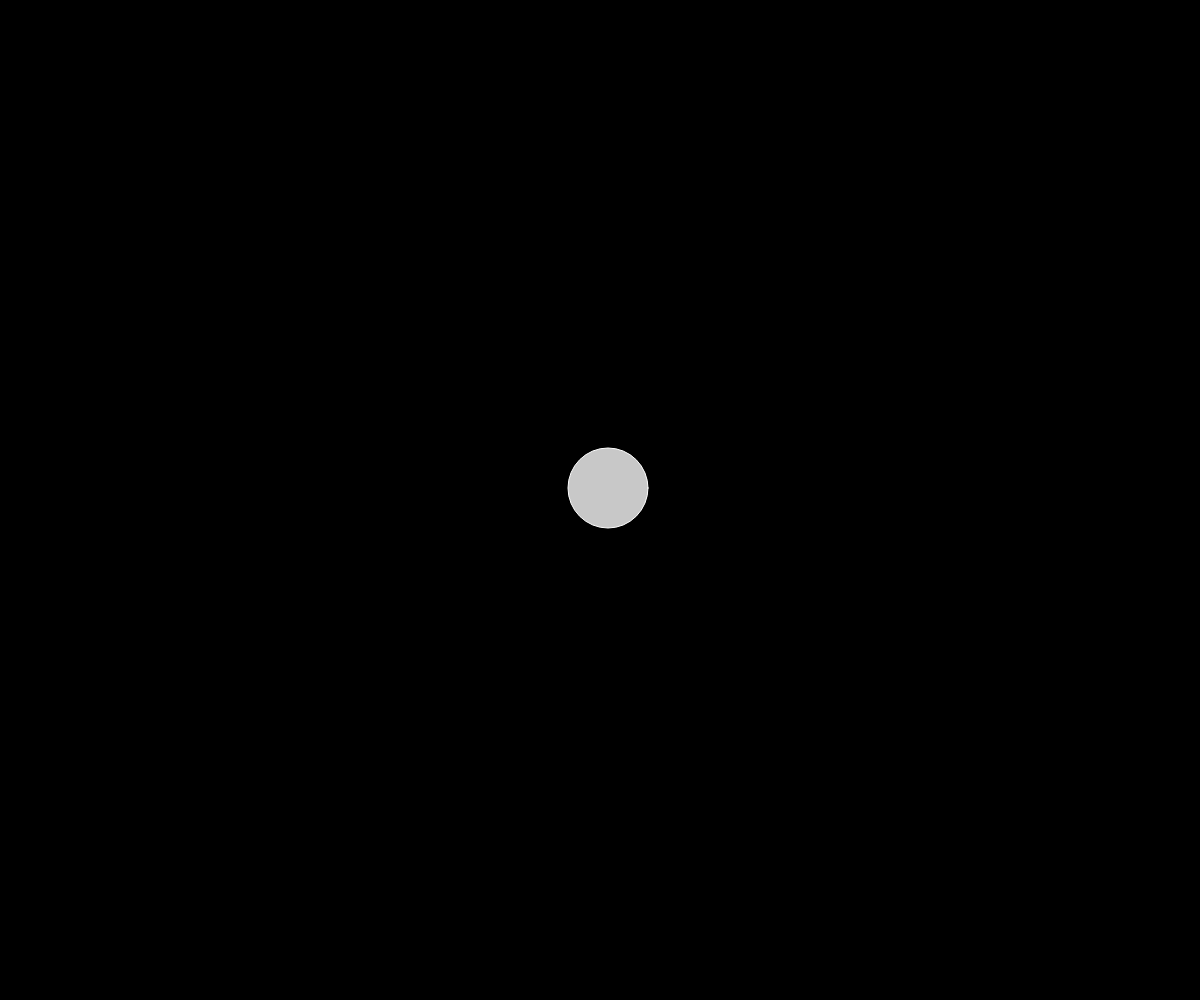
Frame 1 (no input)
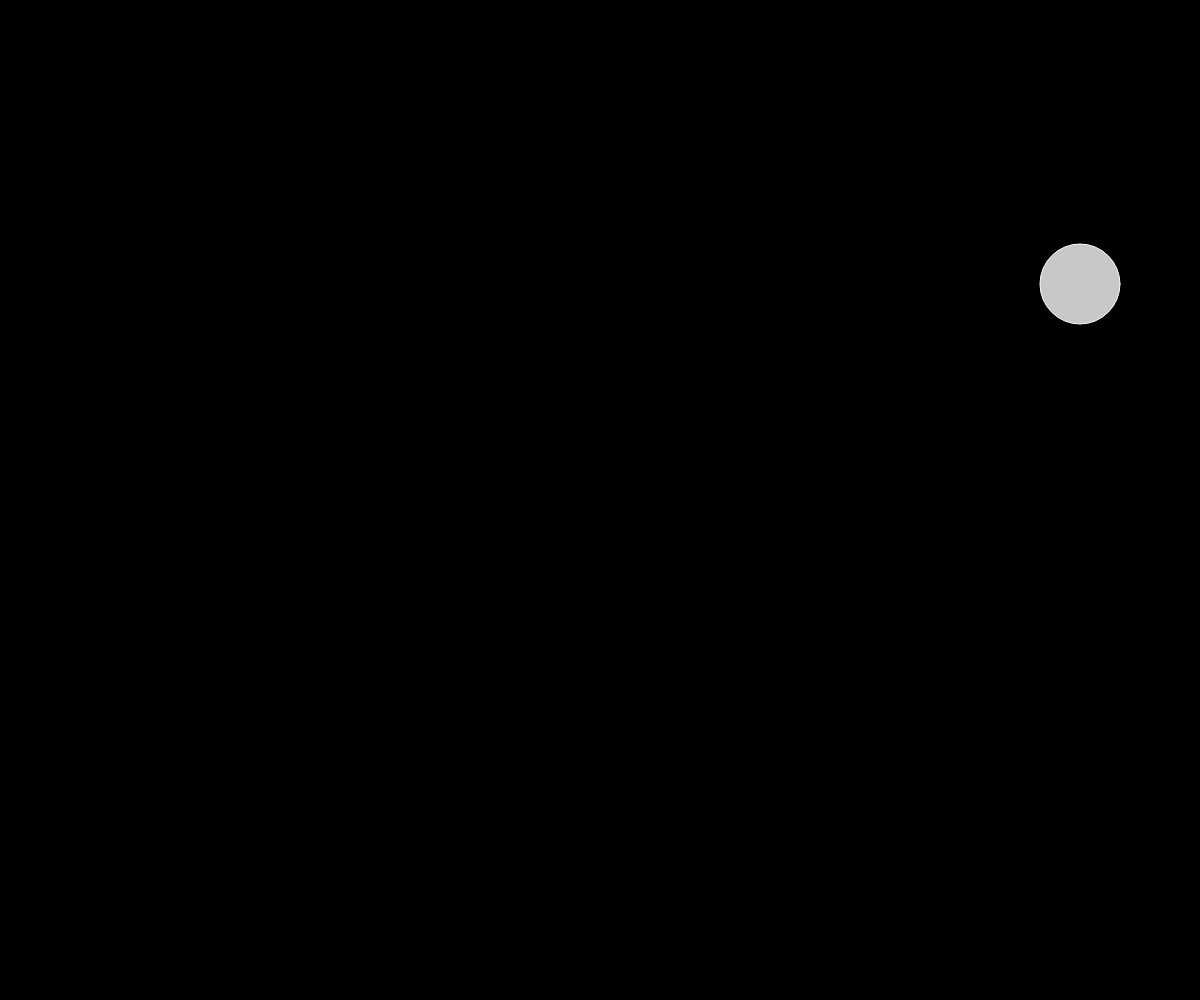
Frame 60 (no input)
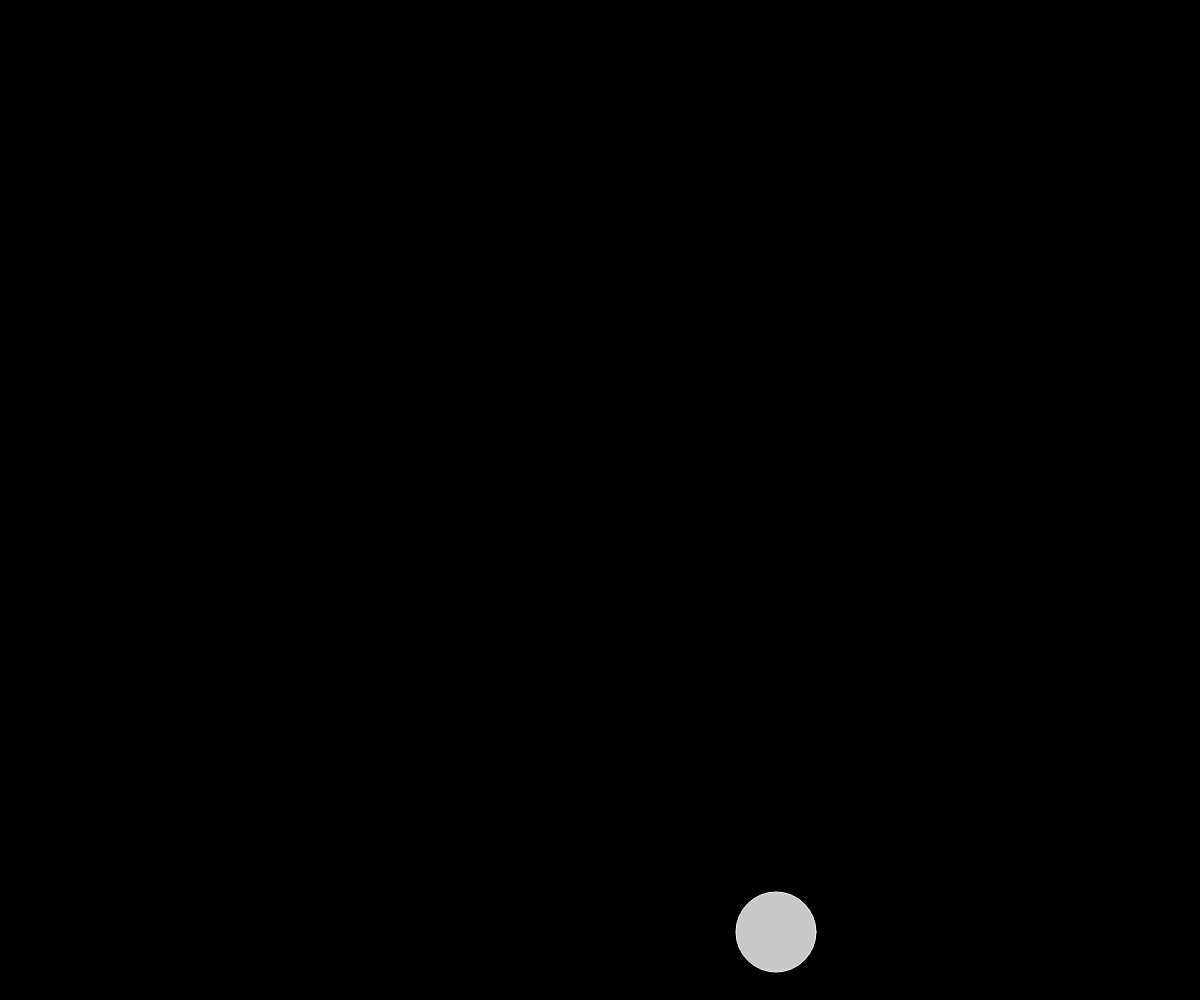
Frame 120 (the mouse pressed at the canvas centre since frame 60)

The p5.js sketch that drew these frames (run headless with seeded random() and noise() and a simulated clock; from frame 60 on, the mouse is pressed at the canvas centre):

// p5.js sketch
// ── sketch.js
let x, y, xSpeed, ySpeed, r;

function setup() {
  createCanvas(windowWidth, windowHeight);
  x = width / 2;
  y = height / 2;
  xSpeed = floor(random(-20, 20));
  ySpeed = floor(random(-20, 20));
  r = 40;
}

function draw() {
  background(0);

  x += xSpeed;
  y += ySpeed;

  if (x + r > width || x - r < 0) {
    xSpeed *= -1;
  }
  if (y + r > height || y - r < 0) {
    ySpeed *= -1;
  }

  stroke(255);
  fill(200);
  circle(x, y, r * 2);
}
